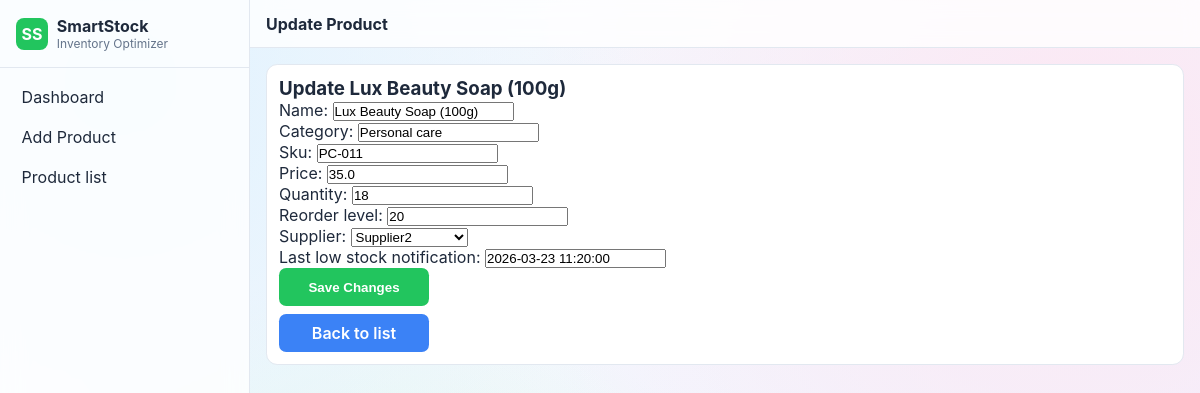
Screenshot of /products/update/13/ (signed in) with the database file from the repository.
### stockapp/models.py (models this page shows, shortened)
class Product(models.Model):
    name = models.CharField(max_length=100)
    category = models.CharField(max_length=100)
    sku = models.CharField(max_length=40, unique=True, blank=True, null=True)
    price = models.FloatField(default=0, validators=[MinValueValidator(0)])
    quantity = models.IntegerField(validators=[MinValueValidator(0)])
    reorder_level = models.IntegerField(validators=[MinValueValidator(0)])
    supplier = models.ForeignKey(Supplier, null=True, blank=True, on_delete=models.SET_NULL)
    last_low_stock_notification = models.DateTimeField(null=True, blank=True)
    created_at = models.DateTimeField(auto_now_add=True, null=True, blank=True)
    updated_at = models.DateTimeField(auto_now=True, null=True, blank=True)

class Supplier(models.Model):
    user = models.OneToOneField(User, on_delete=models.CASCADE)
    name = models.CharField(max_length=100)
    company = models.CharField(max_length=150, blank=True)
    phone = models.CharField(max_length=20, blank=True)
    email = models.EmailField(blank=True)
    low_stock_threshold = models.IntegerField(default=5)
    is_active = models.BooleanField(default=True)
    def __str__(self):
        return self.name or self.user.username

### stockapp/views.py (the view, shortened to what this page needs)
# urls.py: path('products/update/<int:pk>/', views.update_product, name='update_product'),
@login_required(login_url='admin_login')
def update_product(request, pk):
    if not request.user.is_staff:
        messages.error(request, 'Only admin can update products.')
        return redirect('supplier_dashboard' if hasattr(request.user, 'supplier') else 'admin_login')
    product = get_object_or_404(Product, pk=pk)
    old_qty = product.quantity
    form = ProductForm(request.POST or None, instance=product)
    return render(request, 'update_product.html', {'form': form, 'product': product})

### stockapp/forms.py (shortened to what this page needs)
class ProductForm(forms.ModelForm):
    class Meta:
        model = Product
        fields = '__all__'

### stockapp/templates/update_product.html (shortened to what this page needs)
{% load static %}
<!doctype html>
<html lang="en">
<head>
  <link rel="stylesheet" href="{% static 'style.css' %}">
</head>
<body>
  <div class="app-shell">
    <aside class="sidebar">
      <div class="brand"><div class="logo">SS</div><div><div class="title">SmartStock</div><div class="subtitle">Inventory Optimizer</div></div></div>
      <nav class="nav-links"><a href="{% url 'dashboard' %}">Dashboard</a><a href="{% url 'add_product' %}">Add Product</a><a href="{% url 'product_list' %}">Product list</a></nav>
    </aside>
    <div class="main">
      <header class="topbar"><div class="left"><div class="app-title">Update Product</div></div></header>
      <main class="content"><div class="panel"><h3>Update {{ product.name }}</h3><form method="post">{% csrf_token %}{{ form.as_p }}<button class="button" type="submit">Save Changes</button></form><a class="button" style="background:#3b82f6;margin-top:.5rem;" href="{% url 'product_list' %}">Back to list</a></div></main>
    </div>
  </div>
</body>
</html>

### stockapp/static/style.css (style rules this page uses)
:root { --bg: #f4f7ff; --panel: #ffffff; --text: #1e293b; --muted: #64748b; --border: #e2e8f0; --primary: #22c55e; --accent: #6366f1; --radius: 0.7rem; }
html, body { min-height: 100%; width: 100%; font-family: Inter, system-ui, -apple-system, Segoe UI, Roboto, sans-serif; background: radial-gradient(circle at 10% 10%, #e0f2fe 0%, transparent 40%), radial-gradient(circle at 90% 20%, #fce7f3 0%, transparent 45%), radial-gradient(circle at 30% 90%, #dcfce7 0%, transparent 40%), linear-gradient(135deg, #f8fafc, #eef2ff); color: var(--text); }
body { margin: 0; }
.app-shell { display: flex; min-height: 100vh; }
.sidebar { width: 250px; background: #ffffffcc; backdrop-filter: blur(12px); border-right: 1px solid var(--border); display: flex; flex-direction: column; }
.brand { display: flex; align-items: center; gap: 0.55rem; padding: 1rem; border-bottom: 1px solid var(--border); }
.logo { width: 2rem; height: 2rem; border-radius: 0.5rem; display: grid; place-items: center; background: var(--primary); color: #fff; font-weight: 700; }
.title { font-weight: 700; }
.subtitle { color: var(--muted); font-size: 0.75rem; }
.nav-links { display: flex; flex-direction: column; gap: 0.25rem; padding: 0.7rem; }
.nav-links a { text-decoration: none; color: var(--text); padding: 0.5rem 0.65rem; border-radius: 0.45rem; transition: 0.25s; }
.main { flex: 1; display: flex; flex-direction: column; }
.topbar { background: #ffffffcc; backdrop-filter: blur(10px); border-bottom: 1px solid var(--border); padding: 0.85rem 1rem; display: flex; justify-content: space-between; align-items: center; }
.topbar .app-title { font-weight: 700; }
.content { padding: 1rem; overflow: auto; }
.button { border: none; border-radius: 0.45rem; background: var(--primary); color: #fff; font-weight: 600; padding: 0.4rem 0.8rem; text-decoration: none; cursor: pointer; display: inline-flex; align-items: center; justify-content: center; gap: 0.25rem; min-width: 150px; min-height: 38px; height: 38px; }
.panel { background: var(--panel); border: 1px solid var(--border); border-radius: var(--radius); padding: 0.75rem; }

### rows the page displays
Product: name "Lux Beauty Soap (100g)", category "Personal care", sku "PC-011", price "35.0", quantity "18", reorder_level "20", supplier "Supplier2", last_low_stock_notification "2026-03-23 11:20:00"
